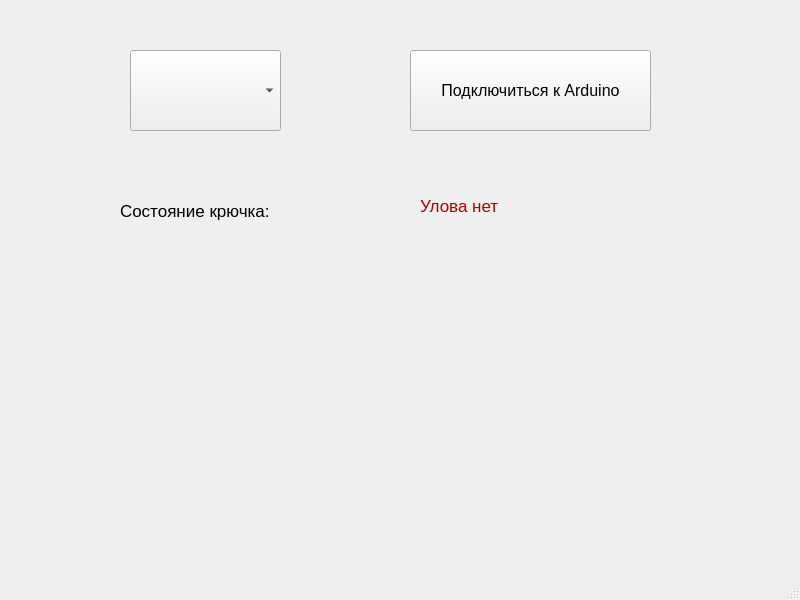
<?xml version="1.0" encoding="UTF-8"?>
<ui version="4.0">
 <class>MainWindow</class>
 <widget class="QMainWindow" name="MainWindow">
  <property name="enabled">
   <bool>true</bool>
  </property>
  <property name="geometry">
   <rect>
    <x>0</x>
    <y>0</y>
    <width>800</width>
    <height>600</height>
   </rect>
  </property>
  <property name="font">
   <font>
    <kerning>true</kerning>
   </font>
  </property>
  <property name="windowTitle">
   <string>MainWindow</string>
  </property>
  <property name="animated">
   <bool>true</bool>
  </property>
  <widget class="QWidget" name="centralwidget">
   <widget class="QLabel" name="label">
    <property name="geometry">
     <rect>
      <x>120</x>
      <y>170</y>
      <width>241</width>
      <height>81</height>
     </rect>
    </property>
    <property name="font">
     <font>
      <pointsize>13</pointsize>
      <kerning>true</kerning>
     </font>
    </property>
    <property name="text">
     <string>Состояние крючка:</string>
    </property>
   </widget>
   <widget class="QLabel" name="statusLabel">
    <property name="geometry">
     <rect>
      <x>420</x>
      <y>170</y>
      <width>201</width>
      <height>71</height>
     </rect>
    </property>
    <property name="palette">
     <palette>
      <active>
       <colorrole role="WindowText">
        <brush brushstyle="SolidPattern">
         <color alpha="255">
          <red>170</red>
          <green>0</green>
          <blue>0</blue>
         </color>
        </brush>
       </colorrole>
       <colorrole role="Text">
        <brush brushstyle="SolidPattern">
         <color alpha="255">
          <red>170</red>
          <green>0</green>
          <blue>0</blue>
         </color>
        </brush>
       </colorrole>
      </active>
      <inactive>
       <colorrole role="WindowText">
        <brush brushstyle="SolidPattern">
         <color alpha="255">
          <red>170</red>
          <green>0</green>
          <blue>0</blue>
         </color>
        </brush>
       </colorrole>
       <colorrole role="Text">
        <brush brushstyle="SolidPattern">
         <color alpha="255">
          <red>170</red>
          <green>0</green>
          <blue>0</blue>
         </color>
        </brush>
       </colorrole>
      </inactive>
      <disabled/>
     </palette>
    </property>
    <property name="font">
     <font>
      <pointsize>13</pointsize>
      <kerning>true</kerning>
     </font>
    </property>
    <property name="text">
     <string>Улова нет</string>
    </property>
   </widget>
   <widget class="QPushButton" name="connectButton">
    <property name="geometry">
     <rect>
      <x>410</x>
      <y>50</y>
      <width>241</width>
      <height>81</height>
     </rect>
    </property>
    <property name="font">
     <font>
      <pointsize>12</pointsize>
      <kerning>true</kerning>
     </font>
    </property>
    <property name="text">
     <string>Подключиться к Arduino</string>
    </property>
   </widget>
   <widget class="QComboBox" name="comboBox">
    <property name="geometry">
     <rect>
      <x>130</x>
      <y>50</y>
      <width>151</width>
      <height>81</height>
     </rect>
    </property>
   </widget>
  </widget>
  <widget class="QMenuBar" name="menubar">
   <property name="geometry">
    <rect>
     <x>0</x>
     <y>0</y>
     <width>800</width>
     <height>26</height>
    </rect>
   </property>
  </widget>
  <widget class="QStatusBar" name="statusbar"/>
 </widget>
 <resources/>
 <connections/>
</ui>
